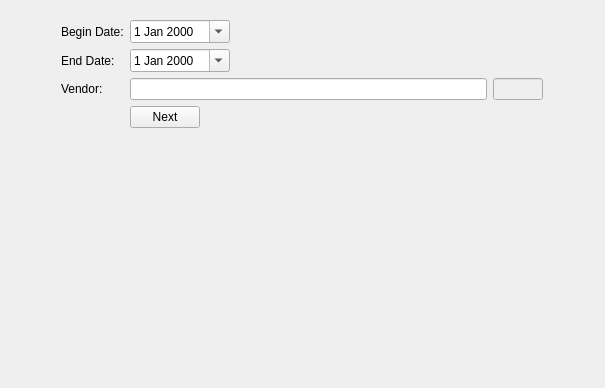
<?xml version="1.0" encoding="UTF-8"?>
<ui version="4.0">
 <class>VendorLedger</class>
 <widget class="QWidget" name="VendorLedger">
  <property name="geometry">
   <rect>
    <x>0</x>
    <y>0</y>
    <width>605</width>
    <height>388</height>
   </rect>
  </property>
  <property name="windowTitle">
   <string>Form</string>
  </property>
  <layout class="QGridLayout" name="gridLayout">
   <item row="0" column="0">
    <widget class="QFrame" name="frame">
     <property name="maximumSize">
      <size>
       <width>500</width>
       <height>16777215</height>
      </size>
     </property>
     <property name="frameShape">
      <enum>QFrame::NoFrame</enum>
     </property>
     <property name="frameShadow">
      <enum>QFrame::Raised</enum>
     </property>
     <layout class="QFormLayout" name="formLayout">
      <item row="4" column="0">
       <widget class="QLabel" name="label_3">
        <property name="text">
         <string>Vendor:</string>
        </property>
       </widget>
      </item>
      <item row="4" column="1">
       <layout class="QHBoxLayout" name="horizontalLayout">
        <item>
         <widget class="QLineEdit" name="vendorname"/>
        </item>
        <item>
         <widget class="QLineEdit" name="vendorid">
          <property name="enabled">
           <bool>false</bool>
          </property>
          <property name="maximumSize">
           <size>
            <width>50</width>
            <height>16777215</height>
           </size>
          </property>
         </widget>
        </item>
       </layout>
      </item>
      <item row="7" column="1">
       <widget class="QPushButton" name="btn_next">
        <property name="maximumSize">
         <size>
          <width>70</width>
          <height>16777215</height>
         </size>
        </property>
        <property name="text">
         <string>Next</string>
        </property>
       </widget>
      </item>
      <item row="2" column="1">
       <widget class="QDateEdit" name="begindate">
        <property name="maximumSize">
         <size>
          <width>100</width>
          <height>16777215</height>
         </size>
        </property>
        <property name="calendarPopup">
         <bool>true</bool>
        </property>
       </widget>
      </item>
      <item row="3" column="0">
       <widget class="QLabel" name="label">
        <property name="text">
         <string>End Date:</string>
        </property>
       </widget>
      </item>
      <item row="2" column="0">
       <widget class="QLabel" name="label_2">
        <property name="text">
         <string>Begin Date:</string>
        </property>
       </widget>
      </item>
      <item row="3" column="1">
       <widget class="QDateEdit" name="enddate">
        <property name="maximumSize">
         <size>
          <width>100</width>
          <height>16777215</height>
         </size>
        </property>
        <property name="calendarPopup">
         <bool>true</bool>
        </property>
       </widget>
      </item>
     </layout>
    </widget>
   </item>
  </layout>
 </widget>
 <resources/>
 <connections/>
</ui>
